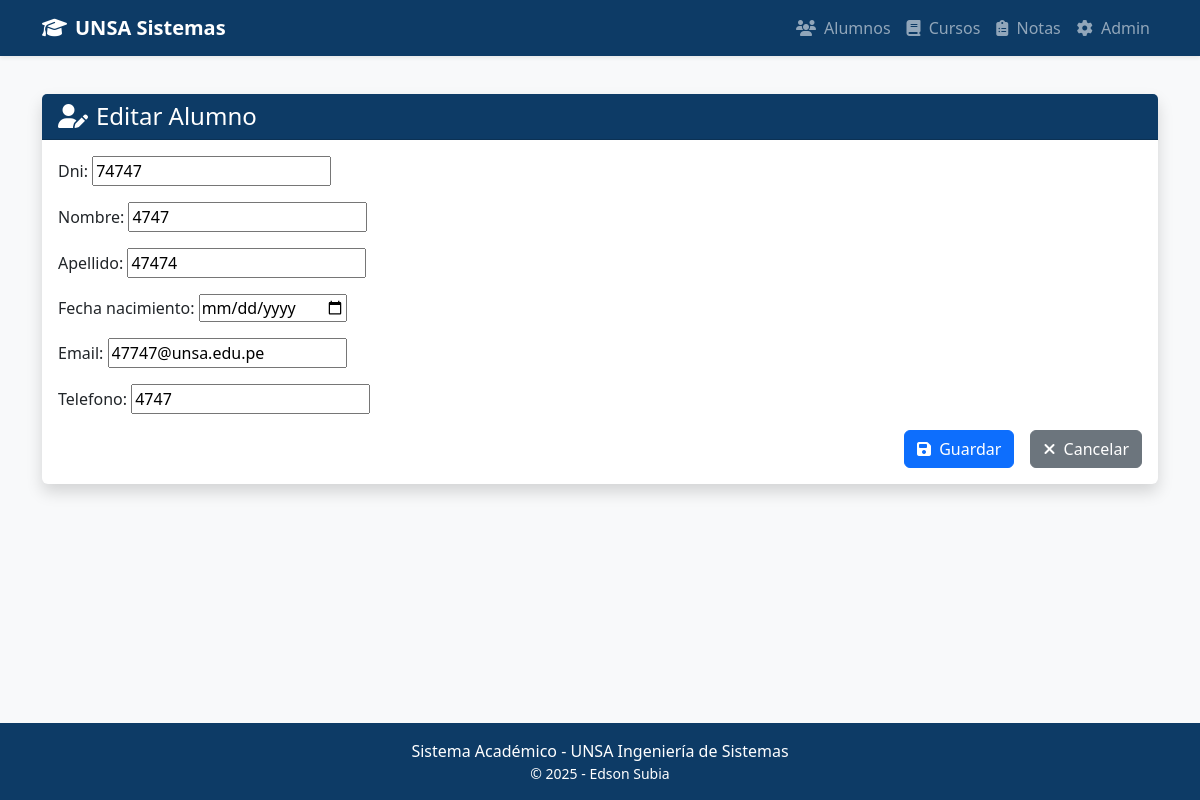
/alumnos/editar/2/, run on the app's committed database.
### educacion/models.py (models this page shows, shortened)
class Alumno(models.Model):
    dni = models.CharField(max_length=8, unique=True)
    nombre = models.CharField(max_length=100)
    apellido = models.CharField(max_length=100)
    fecha_nacimiento = models.DateField()
    email = models.EmailField(unique=True)
    telefono = models.CharField(max_length=15, blank=True)
    class Meta:
        ordering = ['apellido', 'nombre']

### educacion/views.py (the view, shortened to what this page needs)
# urls.py: path('alumnos/editar/<int:pk>/', AlumnoUpdateView.as_view(), name='alumno_update'),
class AlumnoUpdateView(UpdateView):
    model = Alumno
    form_class = AlumnoForm
    template_name = 'educacion/alumno_form.html'
    success_url = reverse_lazy('alumno_list')

### educacion/forms.py
class AlumnoForm(forms.ModelForm):
    class Meta:
        model = Alumno
        fields = '__all__'
        widgets = {
            'fecha_nacimiento': forms.DateInput(attrs={'type': 'date'}),
        }

### educacion/templates/educacion/alumno_form.html (shortened to what this page needs)
{% extends 'educacion/base.html' %}
{% block content %}
<div class="card border-0 shadow">
    <div class="card-header bg-primary text-white">
        <h4 class="mb-0">
            <i class="fas fa-user-edit me-2"></i>{% if object %}Editar{% else %}Registrar{% endif %} Alumno
        </h4>
    </div>
    <div class="card-body">
        <form method="post">
            {{ form.as_p }}
            <div class="d-grid gap-2 d-md-flex justify-content-md-end">
                <button type="submit" class="btn btn-primary me-md-2">
                    <i class="fas fa-save me-1"></i> Guardar
                </button>
                <a href="{% url 'alumno_list' %}" class="btn btn-secondary">
                    <i class="fas fa-times me-1"></i> Cancelar
                </a>
            </div>
        </form>
    </div>
</div>
{% endblock %}

### educacion/templates/educacion/base.html (style rules this page uses)
:root { --unsa-blue: #0d3b66; --unsa-dark: #2c3e50; }
body { padding-top: 70px; background-color: #f8f9fa; display: flex; flex-direction: column; min-height: 100vh; }
.bg-primary { background-color: var(--unsa-blue)!important; }

### data on the page
Alumno: dni "74747", nombre "4747", apellido "47474", email "47747@unsa.edu.pe", telefono "4747"
